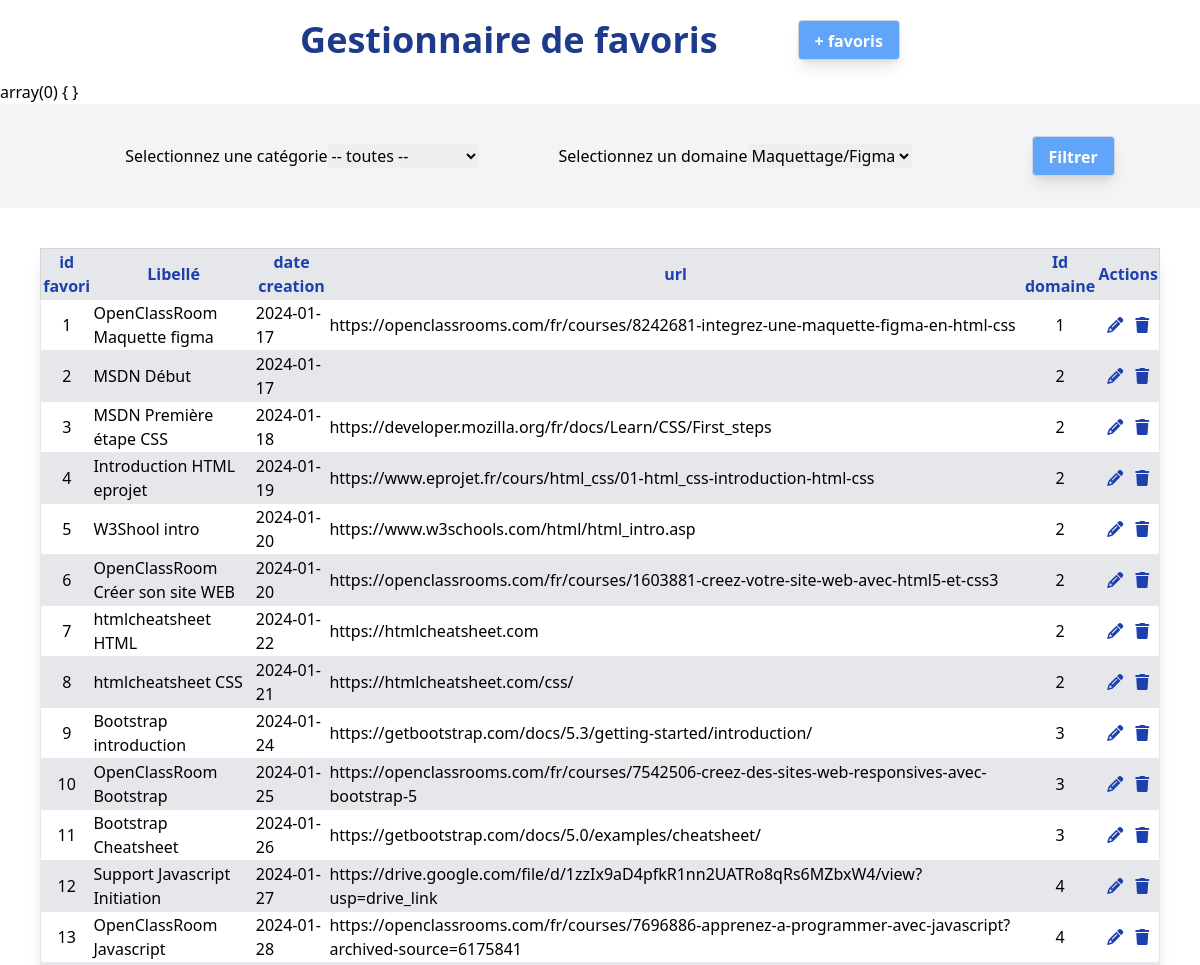
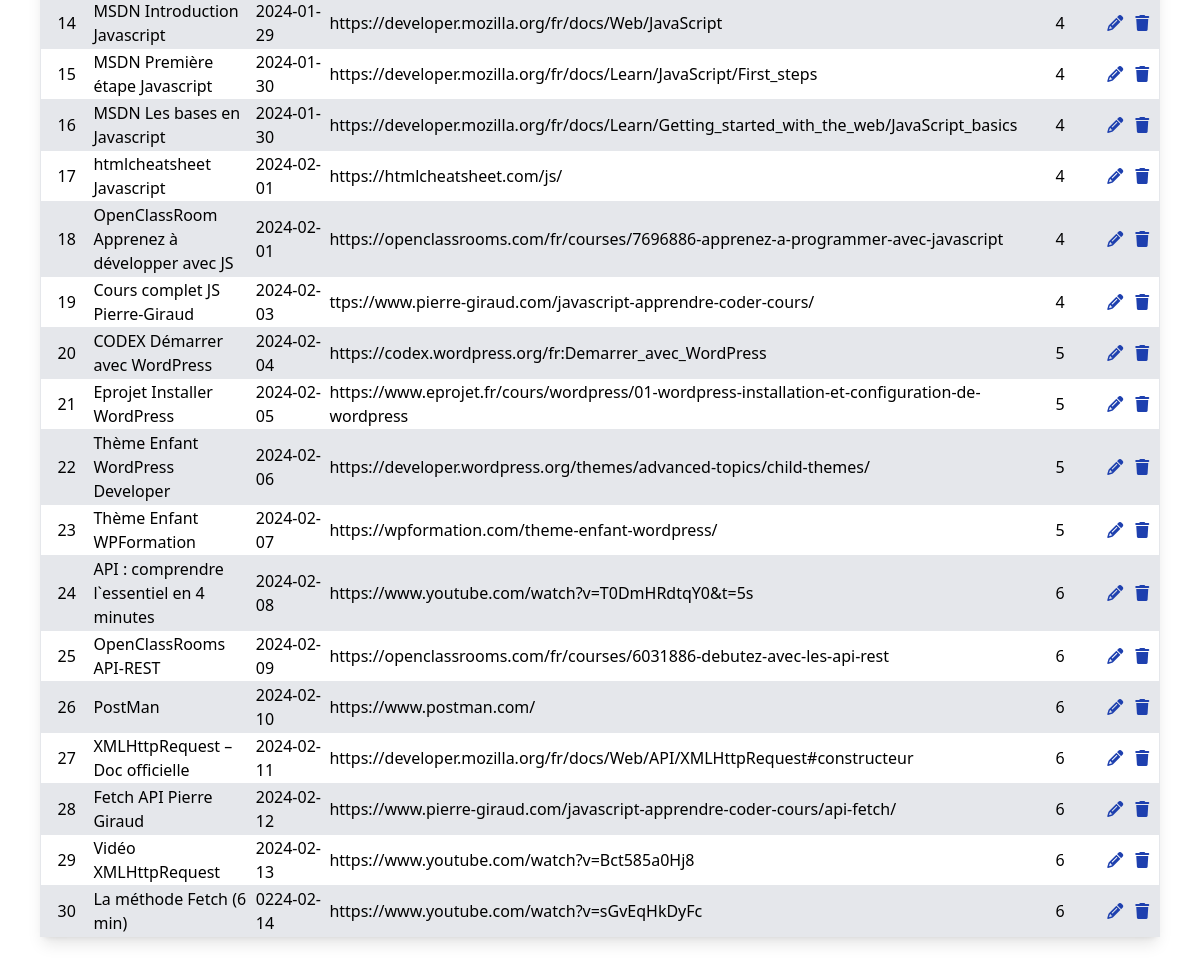
The page / on the database its author committed (2 pictures, top to bottom).
### tables this page shows
CREATE TABLE `favoris` (
  `id_favori` int(11) NOT NULL,
  `libelle` varchar(200) NOT NULL,
  `date_creation` date NOT NULL,
  `url` varchar(1000) NOT NULL,
  `id_domaine` int(11) NOT NULL
);

### src/index.php (the view, shortened to what this page needs)
<!DOCTYPE html>
<html lang="en">
<head>
    <link href="./output.css" rel="stylesheet">
</head>
<body class="">
    <?php
    include("header.php");
    include("pdo.php");
    $requeteSQL="";
    if (!empty($_GET['filtreCategorie'])) {
        $requeteSQL = "SELECT * FROM favoris
        INNER JOIN cat_fav ON favoris.id_favori = cat_fav.id_favori
        INNER JOIN categorie ON categorie.id_categorie = cat_fav.id_categorie
        INNER JOIN domaine on domaine.id_domaine = favoris.id_domaine
        WHERE categorie.id_categorie = " . $_GET['filtreCategorie'] .
        " AND domaine.id_domaine = " . $_GET['filtreDomaine'];
    } else {
        $requeteSQL= "SELECT * FROM favoris";
    };
    var_dump($_GET);
    $result = $pdo->query($requeteSQL);
    $favoris = $result->fetchAll(PDO::FETCH_ASSOC);
    ?>
    <?php
        $result = $pdo->query("SELECT * FROM domaine");
        $domaines = $result->fetchAll(PDO::FETCH_ASSOC);
    ?>
    <div class="flex justify-center block bg-gray-100">
        <form class="flex flex-row items-center" action="" method="GET">
            <div class="flex flex-col p-10 m-10">
                <h2>Selectionnez une catégorie</h2>
                <select name="filtreCategorie" >
                <option value="">-- toutes --</option>
                </select>
            </div>
            <div class="flex flex-col p-10 m-10">
                <h2>Selectionnez un domaine</h2>
                <select name="filtreDomaine" >
                <?php foreach ($domaines as $domaine) { ?>
                    <option class="font-normal" value="<?php echo $domaine['id_domaine']?>"><?= $domaine['nom_domaine'] ?></option>
                <?php
                }
                ?>
                </select><br>
            </div>
            <button class="font-bold bg-blue-400 hover:bg-blue-900 text-white px-4 py-2 rounded h-10 ml-20 border border-gray-300 shadow-lg"
                type="submit">Filtrer</button>
        </form>
    </div>
    <section id="favoris" class="flex justify-center">
        <table class="table_favori m-10 border border-gray-300 shadow-lg">
            <tr class="text-center text-blue-800 bg-gray-200 w-100">
                <th>id favori</th>
                <th class="text-center text-blue-800">Libellé</th>
                <th>date creation</th>
                <th>url</th>
                <th>Id domaine</th>
                <th>Actions</th>
            </tr>
            <?php foreach ($favoris as $favori) { ?>
            <tr class="h-10 ml-10 bg-gray-100 hover:bg-blue-900 hover:text-white border border-gray-200 font-normal border border-gray-200 mx-auto max-w-screen-md even:bg-white odd:bg-gray-200">
                <th class="font-normal" ><?= $favori['id_favori'] ?></th>
                <th class="font-normal text-left" ><?= $favori['libelle'] ?></th>
                <th class="font-normal text-left" ><?= $favori['date_creation'] ?></th>
                <th class="font-normal text-left w-40" ><?= $favori['url'] ?></th>
                <th class="font-normal" ><?= $favori['id_domaine'] ?></th>
                <th>
                    <i class="fa-solid fa-pencil text-blue-800 m-1 hover:text-white"></i>
                    <i class="fa-solid fa-trash text-blue-800 m-1 hover:text-white"></i>
                </th>
            </tr>
            <?php
            }
            ?>
        </table>
    </section>
</body>
</html>

### src/header.php
<header class="flex direction-row justify-center items-center">
        <h1 class="text-4xl font-bold text-blue-900 h-20 flex items-center justify-center" class="font-robo">Gestionnaire de favoris</h1>
        <button class="font-bold bg-blue-400 hover:bg-blue-900 text-white px-4 py-2 rounded h-10 ml-20 border border-gray-300 shadow-lg">+ favoris</button>
</header>

### rows shown on the page
favoris: id_favori "1", libelle "OpenClassRoom Maquette figma", date_creation "2024-01-17", url "https://openclassrooms.com/fr/courses/8242681-integrez-une-maquette-figma-en-html-css", id_domaine "1"
favoris: id_favori "2", libelle "MSDN Début", date_creation "2024-01-17", id_domaine "2"
favoris: id_favori "3", libelle "MSDN Première étape CSS", date_creation "2024-01-18", url "https://developer.mozilla.org/fr/docs/Learn/CSS/First_steps", id_domaine "2"
favoris: id_favori "4", libelle "Introduction HTML eprojet", date_creation "2024-01-19", url "https://www.eprojet.fr/cours/html_css/01-html_css-introduction-html-css", id_domaine "2"
favoris: id_favori "5", libelle "W3Shool intro", date_creation "2024-01-20", url "https://www.w3schools.com/html/html_intro.asp", id_domaine "2"
favoris: id_favori "6", libelle "OpenClassRoom Créer son site WEB", date_creation "2024-01-20", url "https://openclassrooms.com/fr/courses/1603881-creez-votre-site-web-avec-html5-et-css3", id_domaine "2"
favoris: id_favori "7", libelle "htmlcheatsheet HTML", date_creation "2024-01-22", url "https://htmlcheatsheet.com", id_domaine "2"
favoris: id_favori "8", libelle "htmlcheatsheet CSS", date_creation "2024-01-21", url "https://htmlcheatsheet.com/css/", id_domaine "2"
favoris: id_favori "9", libelle "Bootstrap introduction", date_creation "2024-01-24", url "https://getbootstrap.com/docs/5.3/getting-started/introduction/", id_domaine "3"
favoris: id_favori "10", libelle "OpenClassRoom Bootstrap", date_creation "2024-01-25", url "https://openclassrooms.com/fr/courses/7542506-creez-des-sites-web-responsives-avec-bootstrap-5", id_domaine "3"
favoris: id_favori "11", libelle "Bootstrap Cheatsheet", date_creation "2024-01-26", url "https://getbootstrap.com/docs/5.0/examples/cheatsheet/", id_domaine "3"
favoris: id_favori "12", libelle "Support Javascript Initiation", date_creation "2024-01-27", url "https://drive.google.com/file/d/1zzIx9aD4pfkR1nn2UATRo8qRs6MZbxW4/view?usp=drive_link", id_domaine "4"
favoris: id_favori "13", libelle "OpenClassRoom Javascript", date_creation "2024-01-28", url "https://openclassrooms.com/fr/courses/7696886-apprenez-a-programmer-avec-javascript?archived-source=6175841", id_domaine "4"
favoris: id_favori "14", libelle "MSDN Introduction Javascript", date_creation "2024-01-29", url "https://developer.mozilla.org/fr/docs/Web/JavaScript", id_domaine "4"
favoris: id_favori "15", libelle "MSDN Première étape Javascript", date_creation "2024-01-30", url "https://developer.mozilla.org/fr/docs/Learn/JavaScript/First_steps", id_domaine "4"
favoris: id_favori "16", libelle "MSDN Les bases en Javascript", date_creation "2024-01-30", url "https://developer.mozilla.org/fr/docs/Learn/Getting_started_with_the_web/JavaScript_basics", id_domaine "4"
favoris: id_favori "17", libelle "htmlcheatsheet Javascript", date_creation "2024-02-01", url "https://htmlcheatsheet.com/js/", id_domaine "4"
favoris: id_favori "18", libelle "OpenClassRoom Apprenez à développer avec JS", date_creation "2024-02-01", url "https://openclassrooms.com/fr/courses/7696886-apprenez-a-programmer-avec-javascript", id_domaine "4"
favoris: id_favori "19", libelle "Cours complet JS Pierre-Giraud", date_creation "2024-02-03", url "ttps://www.pierre-giraud.com/javascript-apprendre-coder-cours/", id_domaine "4"
favoris: id_favori "20", libelle "CODEX Démarrer avec WordPress", date_creation "2024-02-04", url "https://codex.wordpress.org/fr:Demarrer_avec_WordPress", id_domaine "5"
favoris: id_favori "21", libelle "Eprojet Installer WordPress", date_creation "2024-02-05", url "https://www.eprojet.fr/cours/wordpress/01-wordpress-installation-et-configuration-de-wordpress", id_domaine "5"
favoris: id_favori "22", libelle "Thème Enfant WordPress Developer", date_creation "2024-02-06", url "https://developer.wordpress.org/themes/advanced-topics/child-themes/", id_domaine "5"
favoris: id_favori "23", libelle "Thème Enfant WPFormation", date_creation "2024-02-07", url "https://wpformation.com/theme-enfant-wordpress/", id_domaine "5"
favoris: id_favori "24", libelle "API : comprendre l`essentiel en 4 minutes", date_creation "2024-02-08", url "https://www.youtube.com/watch?v=T0DmHRdtqY0&t=5s", id_domaine "6"
favoris: id_favori "25", libelle "OpenClassRooms API-REST", date_creation "2024-02-09", url "https://openclassrooms.com/fr/courses/6031886-debutez-avec-les-api-rest", id_domaine "6"
favoris: id_favori "26", libelle "PostMan", date_creation "2024-02-10", url "https://www.postman.com/", id_domaine "6"
favoris: id_favori "27", libelle "XMLHttpRequest – Doc officielle", date_creation "2024-02-11", url "https://developer.mozilla.org/fr/docs/Web/API/XMLHttpRequest#constructeur", id_domaine "6"
favoris: id_favori "28", libelle "Fetch API Pierre Giraud", date_creation "2024-02-12", url "https://www.pierre-giraud.com/javascript-apprendre-coder-cours/api-fetch/", id_domaine "6"
favoris: id_favori "29", libelle "Vidéo XMLHttpRequest", date_creation "2024-02-13", url "https://www.youtube.com/watch?v=Bct585a0Hj8", id_domaine "6"
favoris: id_favori "30", libelle "La méthode Fetch (6 min)", date_creation "0224-02-14", url "https://www.youtube.com/watch?v=sGvEqHkDyFc", id_domaine "6"

### other values the page prints
form field filtreDomaine "Maquettage/Figma"
